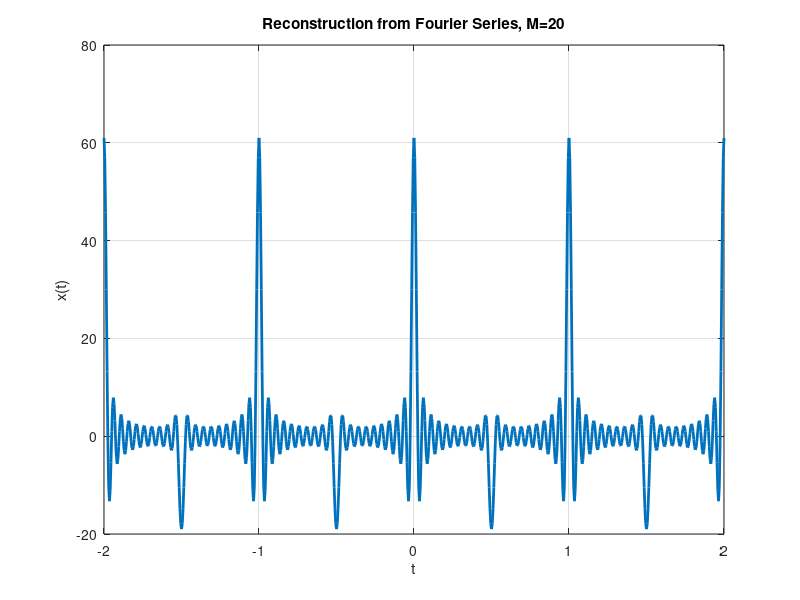

Here is the MATLAB script that generated this plot:
clc; clear; close all;

%square wave duration
t = -2:0.005:2;
%time period of square wave
T = 1;
%duty cycle of square wave
T1 = 1/4;
%fundamental radian frequency of square wave
w0 = 2 * pi / T;
%number of coefficients
M = 20;
x = zeros(1, length(t));

for k = -M:M; %2M+1 total coefficients to construct square wave

    if (mod(k, 2) == 0)
        ak = 1;
        x = x + ak * exp(j * k * w0 * t);
    else
        ak = 2;
        x = x + ak * exp(j * k * w0 * t);
    end

end

plot(t, x, 'lineWidth', 2);
grid;
xlabel('t');
ylabel('x(t)');
title('Reconstruction from Fourier Series, M=20');
